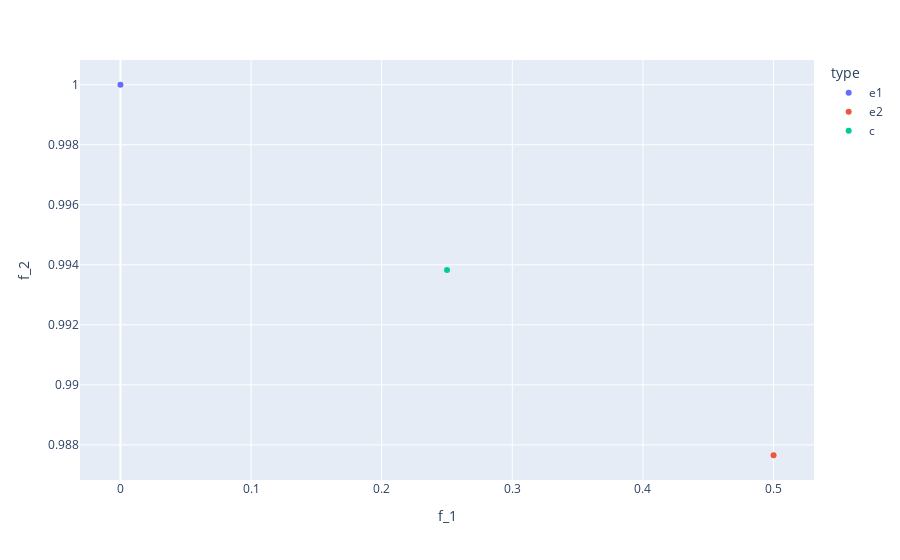

Notebook cell for this chart:
### Code cell
# TODO: visualize the objective space of the seed individuals for MACO and DTLZ
from problems.MACO import MultiAgentCoordinationProblem
from pymoo.problems.many.dtlz import DTLZ1, DTLZ2, DTLZ3
from pymoo.problems.multi.zdt import ZDT1, ZDT2, ZDT3

import pandas as pd

import plotly.express as px
import plotly.graph_objects as go
n_var = 10

#1. read the seed individuals

MACO_seed_ind_data = pd.read_csv("../data/seed_individuals/seed_individuals_MACO.csv")
print(MACO_seed_ind_data)
MACO_seed_ind_data = MACO_seed_ind_data[["f_1", "f_2", "type"]]
print(MACO_seed_ind_data)
fig = px.scatter(MACO_seed_ind_data, x="f_1", y="f_2", color="type")

fig.show()


# 2. evaluate the seed individuals
MACO = MultiAgentCoordinationProblem(n_var = n_var)
print(MACO._calc_pareto_front())
fig = px.line(x=MACO._calc_pareto_front().T[0], y=MACO._calc_pareto_front().T[1])
fig.add_scatter(x=MACO_seed_ind_data.f_1, y=MACO_seed_ind_data.f_2, mode="markers", marker=dict(color=MACO_seed_ind_data.type))
fig.show()




import plotly.graph_objects as go
from plotly.subplots import make_subplots

trace1 = go.Bar(
    x=df[cat],
    y=df[num],
    name=num,
    marker=dict(
        color='rgb(34,163,192)'
               )
)
trace2 = go.Scatter(
    x=MACO_seed_ind_data.f_1,
    y=MACO_seed_ind_data.f_2,
    name='Cumulative Percentage',
    yaxis='y2'

)

fig = make_subplots(specs=[[{"secondary_y": True}]])
fig.add_trace(trace1)
fig.add_trace(trace2,secondary_y=True)
fig['layout'].update(height = 600, width = 800, title = title,xaxis=dict(
      tickangle=-90
    ))
fig.show()

### Figure 1 — Plotly figure (JSON) as saved in the notebook; plotly's stock layout.template omitted (floating-point values rounded to 4 significant figures)
{"data": [{"hovertemplate": "type=e1<br>f_1=%{x}<br>f_2=%{y}<extra></extra>", "legendgroup": "e1", "marker": {"color": "#636efa", "symbol": "circle"}, "mode": "markers", "name": "e1", "orientation": "v", "showlegend": true, "type": "scatter", "x": [0], "xaxis": "x", "y": [1], "yaxis": "y"}, {"hovertemplate": "type=e2<br>f_1=%{x}<br>f_2=%{y}<extra></extra>", "legendgroup": "e2", "marker": {"color": "#EF553B", "symbol": "circle"}, "mode": "markers", "name": "e2", "orientation": "v", "showlegend": true, "type": "scatter", "x": [0.5], "xaxis": "x", "y": [0.9877], "yaxis": "y"}, {"hovertemplate": "type=c<br>f_1=%{x}<br>f_2=%{y}<extra></extra>", "legendgroup": "c", "marker": {"color": "#00cc96", "symbol": "circle"}, "mode": "markers", "name": "c", "orientation": "v", "showlegend": true, "type": "scatter", "x": [0.25], "xaxis": "x", "y": [0.9938], "yaxis": "y"}], "layout": {"legend": {"title": {"text": "type"}, "tracegroupgap": 0}, "margin": {"t": 60}, "xaxis": {"anchor": "y", "domain": [0, 1], "title": {"text": "f_1"}}, "yaxis": {"anchor": "x", "domain": [0, 1], "title": {"text": "f_2"}}}}
